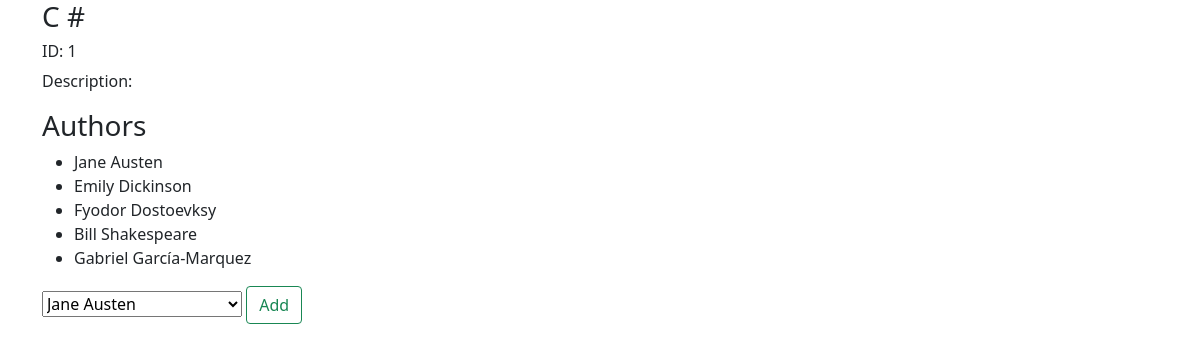
Screenshot of /books/1 with the database file from the repository.
### books_authors_app/models.py (models this page shows, shortened)
class Book(models.Model):
    title = models.CharField(max_length=150)
    description = models.TextField()
    created_at = models.DateTimeField(auto_now_add=True)
    updated_at = models.DateTimeField(auto_now=True)

class Author(models.Model):
    first_name = models.CharField(max_length=50)
    last_name = models.CharField(max_length=50)
    notes = models.TextField(null=True)
    books = models.ManyToManyField(Book, related_name='authors')
    created_at = models.DateTimeField(auto_now_add=True)
    updated_at = models.DateTimeField(auto_now=True)

### books_authors_app/views.py (the view)
def view_book(request, book_id):
    book = Book.objects.get(id=book_id)
    if request.method == 'GET':
        authors = book.authors.all()
        all_authors = Author.objects.all()
        context = {
            'book': book,
            'authors': authors,
            'all_authors': all_authors
        }
        return render(request, 'view_book.html', context)
    elif request.method == 'POST':
        new_author = Author.objects.get(id=request.POST['new_authors'])
        book.authors.add(new_author)
        return redirect(f'/books/{book_id}')

### books_authors_app/templates/view_book.html (shortened to what this page needs)
{% extends "base.html" %}
{% block content %}
    <div class="row">
        <div class="col-10">
            <h3>{{book.title}}</h3>
            <h6>ID: {{book.id}}</h6>
            <p>Description: {{book.description}}</p>
        </div>
    </div>
    <div class="row">
        <div class="col-10">
            <h3>Authors</h3>
            <ul>
                {% for author in authors %}
                    <li>
                        {{author.first_name}} {{author.last_name}}
                    </li>
                {% endfor %}
            </ul>
            <form method="POST" action="{{book.id}}/new">
                <select name="new_authors">
                    {% for author in all_authors %}
                        <option value="{{author.id}}">{{author.first_name}} {{author.last_name}}</option>
                    {% endfor %}
                </select>
                <button type="submit" class="btn btn-outline-success">Add</button>
            </form>
        </div>
    </div>
{% endblock %}

### rows the page displays
Book: id "1"
Author: first_name "Jane", last_name "Austen"
Author: first_name "Emily", last_name "Dickinson"
Author: first_name "Fyodor", last_name "Dostoevksy"
Author: first_name "Bill", last_name "Shakespeare"
Author: first_name "Gabriel", last_name "García-Marquez"

### other values shown
form field new_authors "Jane Austen"
